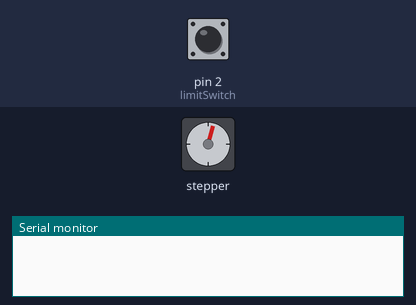
A sketch run on a simulated Arduino Uno, built with avr-gcc and run on an emulated ATmega328P. On the bench: stepper motor, the last lines printed to the serial monitor. The test bench sets the inputs (shaded band); at power-on: pin 2 (limitSwitch) HIGH. Stepper angles assume 200 steps per turn.

Above: at 1.3 s.
1.4 s: pin 2 (limitSwitch) pulled LOW for 0.15 s
At 2.3 s:
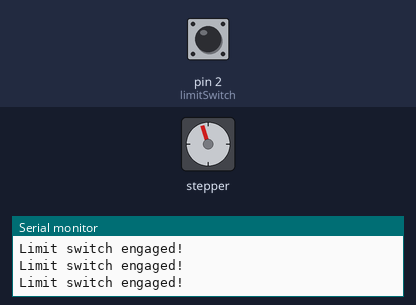
4.5 s: pin 2 (limitSwitch) pulled LOW for 1 s
At 4.68 s:
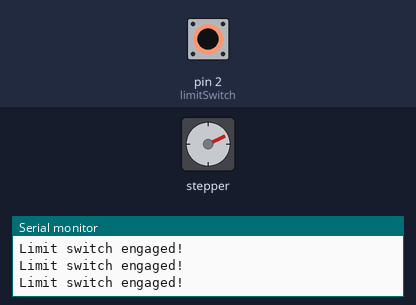
8.5 s: pin 2 (limitSwitch) pulled LOW for 3.2 s
At 12.2 s:
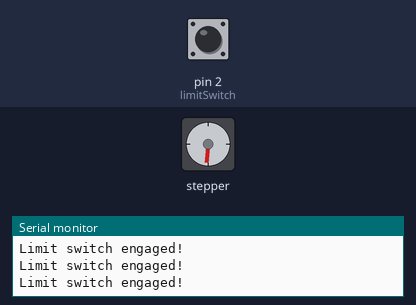
14.7 s: pin 2 (limitSwitch) pulled LOW for 0.15 s
At 15.6 s:
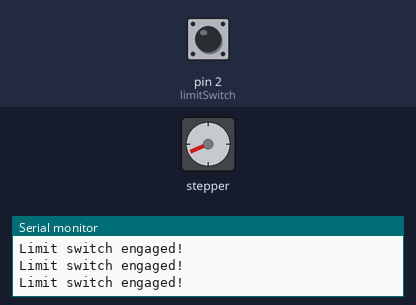
17.8 s: pin 2 (limitSwitch) pulled LOW for 0.15 s
20.9 s: pin 2 (limitSwitch) driven LOW
Timing chart, 0 to 24.9 s (numbered marks = the images above; inputs shaded):
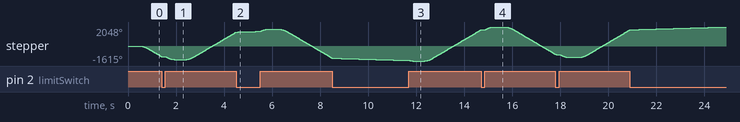

The sketch:

big_easy_stepper_accelstepper_limitswitch.ino
```cpp
#include <AccelStepper.h>

// Define a stepper and the pins it will use
AccelStepper stepper(AccelStepper::DRIVER, 8, 9);

int pos = 3600;
int limitSwitch = 2;
int switchState = 0;

void setup()
{
  stepper.setMaxSpeed(1000);
  stepper.setAcceleration(3000);
  pinMode(limitSwitch, INPUT_PULLUP);

  // initialize serial interface
  Serial.begin(9600);
}


void loop()
{
  // read limit switch circuit.
  switchState = digitalRead(limitSwitch);
  if (!(switchState)){
    Serial.println("Limit switch engaged!");
    stepper.stop();
    //stepper.moveTo(stepper.currentPosition());
  }
  else if (stepper.distanceToGo() == 0)
  {
    delay(500);
    pos = -pos;
    stepper.moveTo(pos);
  }
  stepper.run();
}
```
